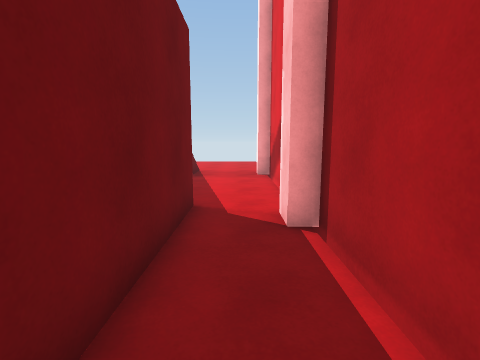
View 1 (above)

18 first-person views from a walk through a 3-D level made in the Unity game engine. The camera is 1.5 m above the floor, tilts 8° down and sees 85° across. The floor is counted in squares, 1 m on a side. Each view is taken from the middle of a square. On the plan, view 1 faces up. The plan holds only what a view shows up to about 14 squares ahead; the rest is blank. The player character is not drawn. Surface patterns are stand-ins for the level's own textures.

View 2
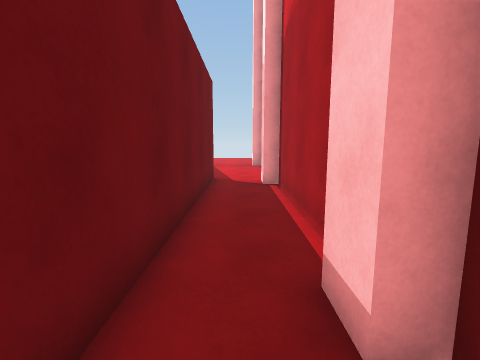

View 3
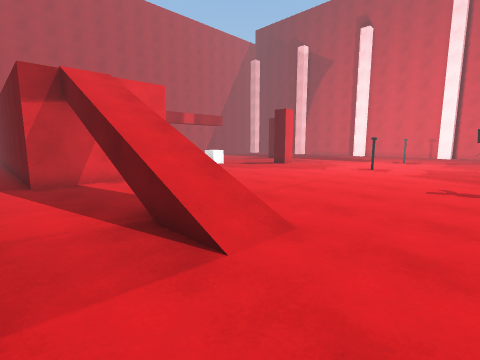

View 4
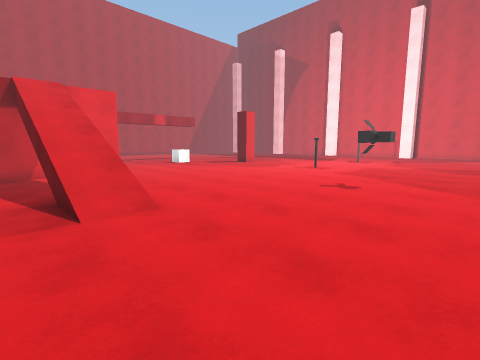

View 5
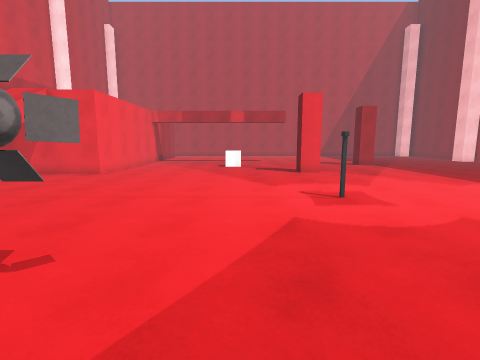

View 6
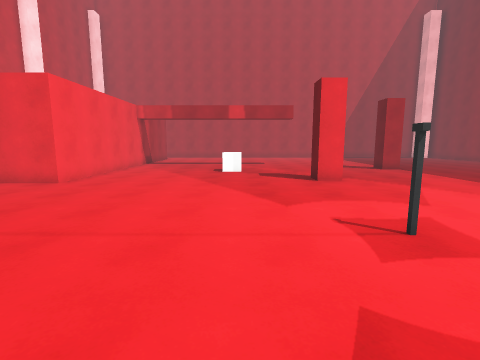

View 7
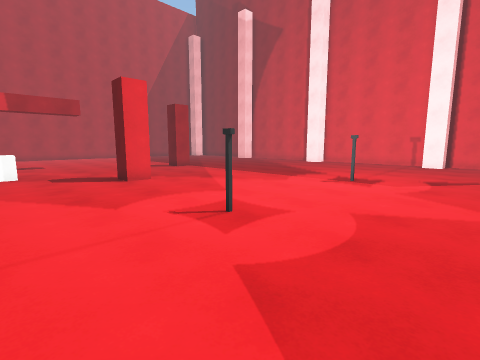

View 8
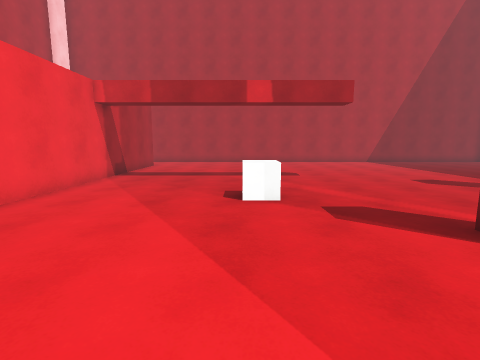

View 9
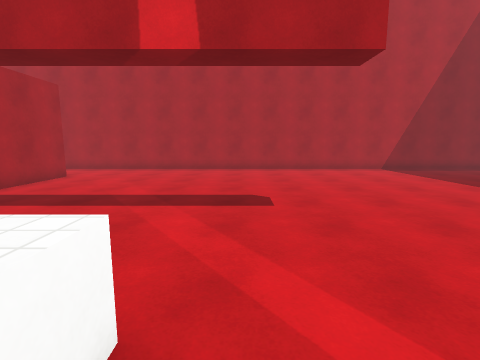

View 10
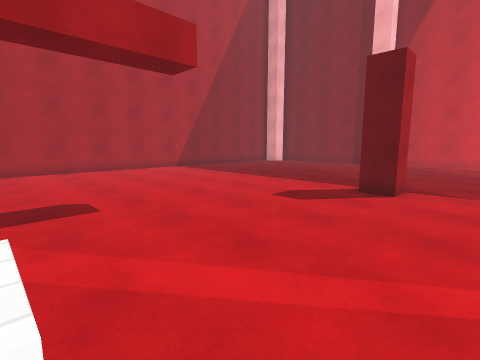

View 11
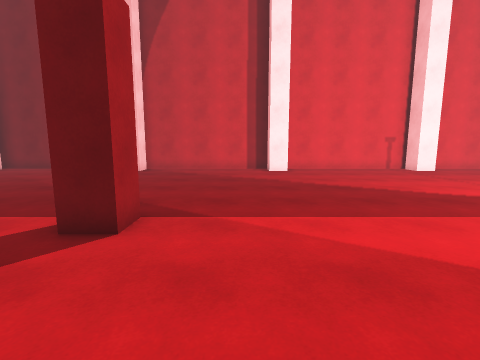

View 12
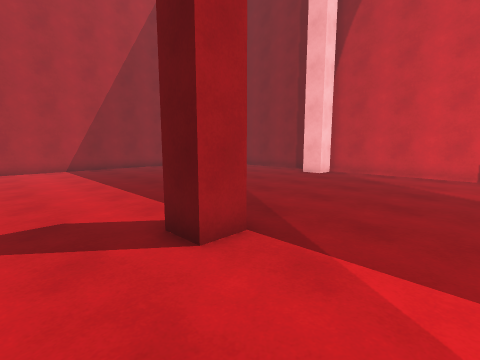

View 13
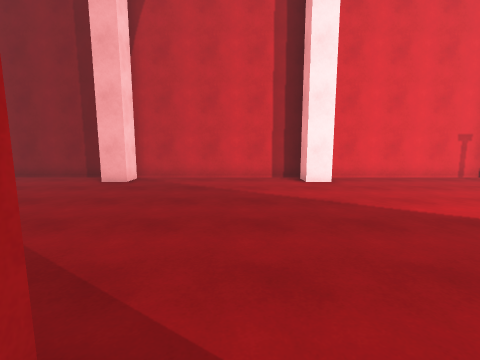

View 14
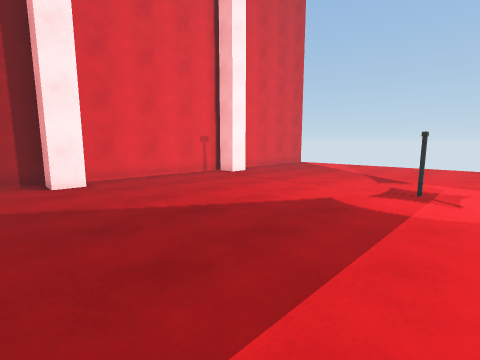

View 15
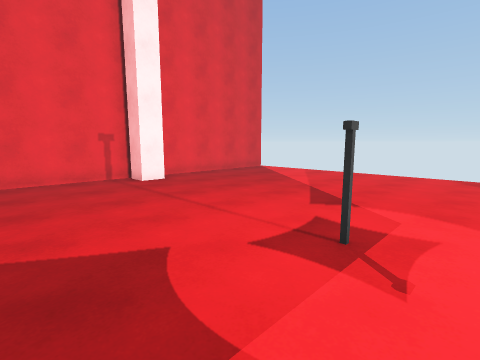

View 16
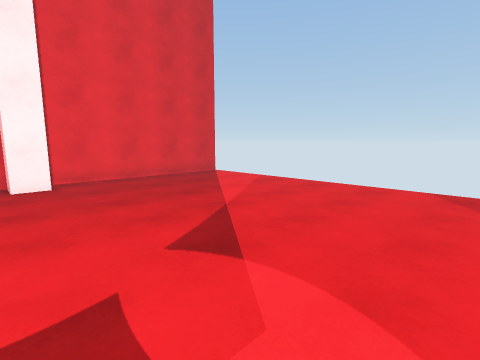

View 17
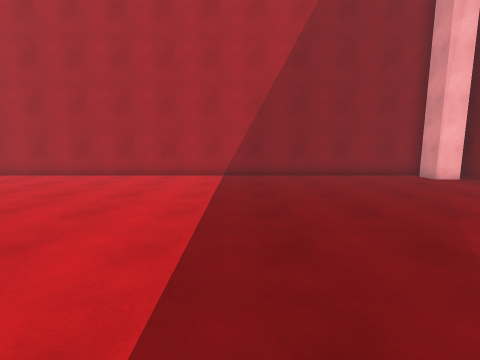

View 18
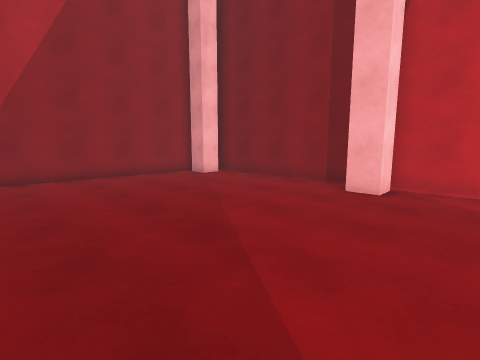

### Floor plan
Points are (right, up) in squares from view 1. A wall is a line through its corners. A room is listed if a view was taken in it or the views show most of it. See-through windows are left out.
Room 1 (view 1)
walls: (1.4, -0.8) (1.4, 4.6) (0.9, 4.6) (0.9, 5.6); (-1.1, 6.2) (-1.1, -2.5)
ways out: opening at (0, -2) to room 2; opening at (0, 5) to room 2
Room 2 (views 2, 3, 4, 5, 6, 7, 8, 9, 10, 11, 12, 13, 14, 15, 16, 17, 18)
walls: (-17.1, 5.6) (-16.1, 5.6) (-16.1, 4.5); (-22.2, 1) (-21.2, 1) (-21.2, -0.1); (-31.1, 5.6) (-31.1, 4.6) (-32.2, 4.6); (-31.1, 13.6) (-31.1, 12.6) (-32.2, 12.6); (-32.2, -2.4) (-31.1, -2.4) (-31.1, -3.5); (-1.1, -2.5) (-1.1, -4); (-6.1, -8.9) (-6.1, 6.2) (-1.1, 6.2); (1.4, 9.2) (1.4, 12.6) (0.9, 12.6); (1.5, -3.4) (0.9, -3.4) (0.9, -2.4); (-32.6, 20.5) (-32.6, -11.4); (-32.2, -10.8) (-31.1, -10.8) (-31.1, -11.9); (-31.5, -12.2) (-11.8, -12.2)
ways out: opening at (0, -2) to room 1; opening at (0, 5) to room 1
objects: other object (-23, 12); other object (-16, 12); cube (-13, 1) to (-12, 2); other object (-11, 17)

Where each view was taken, in squares from view 1:
view 1: 0 up, 0 right, facing up
view 2: 5 down, 0 right, facing up
view 3: 17 up, 0 right, facing down-left
view 4: 20 up, 1 left, facing down-left
view 5: 19 up, 13 left, facing down
view 6: 16 up, 13 left, facing down
view 7: 16 up, 12 left, facing down-left
view 8: 9 up, 12 left, facing down
view 9: 3 up, 14 left, facing down
view 10: 3 up, 13 left, facing down-left
view 11: 3 up, 17 left, facing left
view 12: 4 up, 19 left, facing down-left
view 13: 2 up, 21 left, facing left
view 14: 3 up, 21 left, facing up-left
view 15: 8 up, 21 left, facing up-left
view 16: 12 up, 21 left, facing up-left
view 17: 0 up, 23 left, facing down
view 18: 0 up, 23 left, facing down-left
